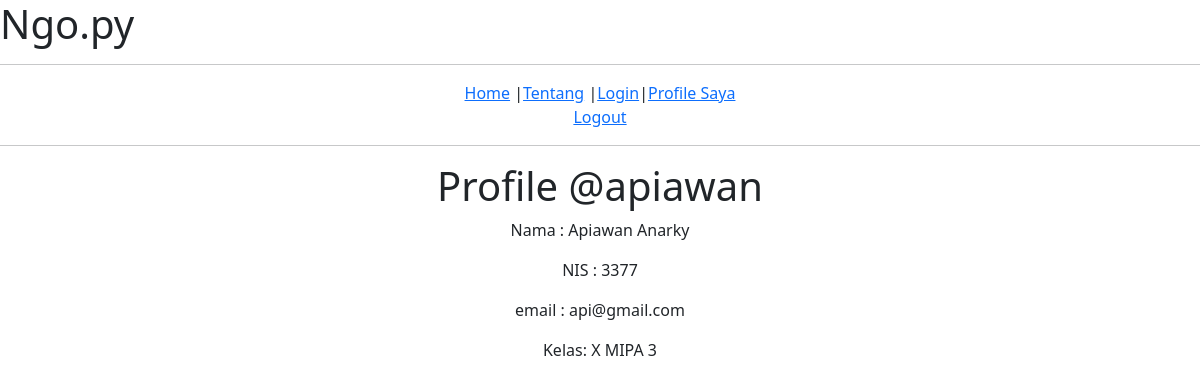
The app's page /akun/siswa_profile/13/ (signed in) with its own data.
### akun/models.py (models this page shows, shortened)
class User(AbstractUser):
    is_guru = models.BooleanField(default=False)
    is_siswa = models.BooleanField(default=False)
    first_name = models.CharField(max_length=100)
    last_name = models.CharField(max_length=100)

class Siswa(models.Model):
    OPSI_KELAS = [
        ('X MIPA 1', 'X MIPA 1'),
        ('X MIPA 2', 'X MIPA 2'),
        ('X MIPA 3', 'X MIPA 3'),
    ]
    user = models.OneToOneField(User, on_delete = models.CASCADE, primary_key = True)
    nis = models.CharField(max_length=20, unique = True)
    email = models.EmailField(unique=True)
    kelas = models.CharField(max_length=20,  choices=OPSI_KELAS)
    progres = models.IntegerField(default=0)

### akun/views.py (the view)
# urls.py: path('siswa_profile/<int:pk>/',views.siswa_profile, name='siswa_profile'),
@login_required(login_url='login_siswa')
def siswa_profile(request, pk):
    user = User.objects.get(pk=pk)
    siswa = Siswa.objects.get(user=user)
    context = {'siswa': siswa}
    return render(request, 'siswa/profile_siswa.html', context)

### templates/siswa/profile_siswa.html (shortened to what this page needs)
{% load widget_tweaks %}
<!doctype html>
<html lang="en">
  <head>
    <link href="https://cdn.jsdelivr.net/npm/bootstrap@5.0.2/dist/css/bootstrap.min.css" rel="stylesheet">
  </head>
  <body>
    <h1>Ngo.py</h1>
    <hr>
    <center><a href="">Home</a>&nbsp|<a href="">Tentang</a>&nbsp|<a href="">Login</a>|<a href="{% url 'logout' %}">Profile Saya</a> <br><a href="{% url 'logout' %}">Logout</a> <br>
      <hr>
      {% if user.is_authenticated%}
      <h1>Profile @{{user.username}} </h1>
      <p>Nama : {{user.first_name}} {{user.last_name}}</p>
      <p>NIS : {{siswa.nis}}</p>
      <p>email : {{siswa.email}}</p>
      <p class="card-text">Kelas: {{ siswa.kelas }}</p>
      {% endif %}
  </body>
</html>

### records on screen
User: username "apiawan", first_name "Apiawan", last_name "Anarky"
Siswa: nis "3377", email "api@gmail.com", kelas "X MIPA 3"
